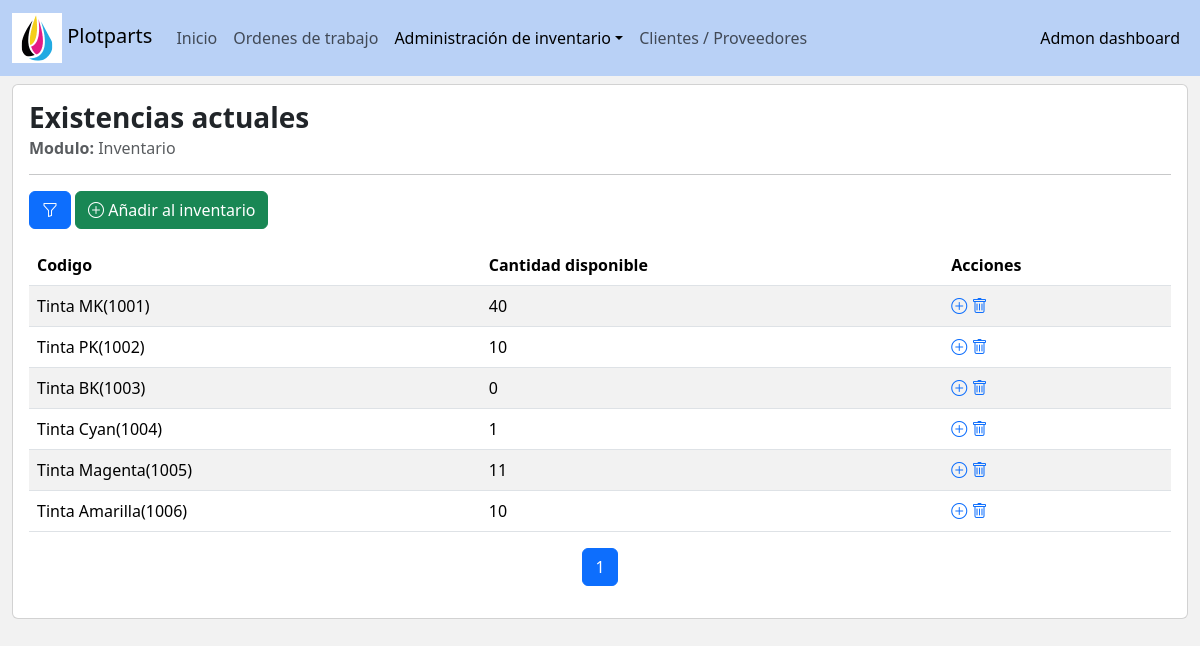
The app's page /inventory/grid/, older data.
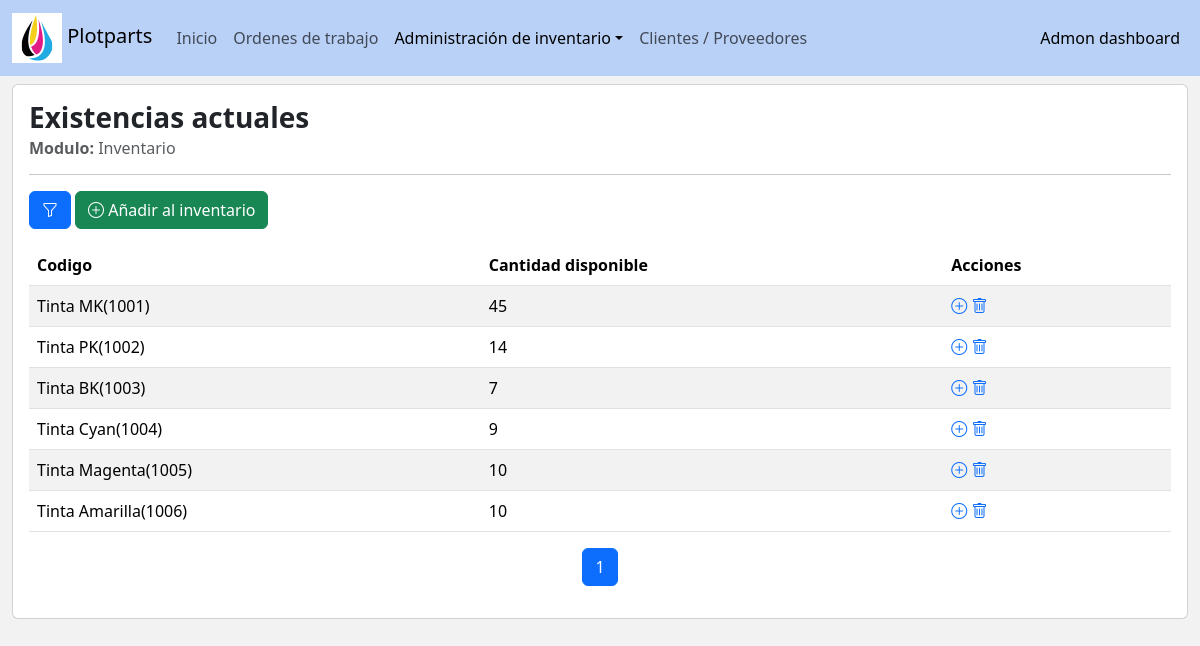
The same page, newer data.
### inventory/models.py (models this page shows, shortened)
class Inventory(models.Model):
    code = models.ForeignKey(verbose_name='Código', to=InventoryCodes, on_delete=models.PROTECT)
    available_quantity = models.IntegerField(verbose_name='Cantidad disponible', default=0, blank=True)
    extra_info = models.TextField(verbose_name='Información adicional')
    status = models.IntegerField(verbose_name='Estado',choices=Status.choices, default=Status.enable)
    createtime = models.DateTimeField(verbose_name='Fecha/hora de creación', auto_now_add=True)
    updatetime = models.DateTimeField(verbose_name='Fecha/hora de modificación', auto_now=True)
    class Meta:
        verbose_name = "Current stock"
        verbose_name_plural = "Current stocks"
        ordering = ['code']

class InventoryCodes(models.Model):
    class IntentoryType(models.IntegerChoices):
        spare_part = (1,'Repuesto')
        ink = (2,'Tinta')
        other = (3,'Otro')
        __empty__ = ('-- Tipo --')
    code = models.CharField(verbose_name='Código', max_length=50, unique=True)
    name = models.CharField(verbose_name='Nombre', max_length=100)
    type = models.IntegerField(verbose_name='Tipo', choices=IntentoryType)
    supplier = models.ForeignKey(to=Asset, verbose_name='Proovedor', on_delete = models.PROTECT)
    inbound_price = models.FloatField(verbose_name='Precio venta', default=0)
    outbound_price = models.FloatField(verbose_name='Precio compra', default=0)
    extra_info = models.TextField(verbose_name='Información adicional')
    status = models.IntegerField(verbose_name='Estado',choices=Status.choices, default=Status.enable)
    createtime = models.DateTimeField(verbose_name='Fecha/hora de creación', auto_now_add=True)
    updatetime = models.DateTimeField(verbose_name='Fecha/hora de modificación', auto_now=True)
    class Meta:
        verbose_name = "Code"
        verbose_name_plural = "Codes"
        ordering = ['code']
    def __str__(self):
        return f'{self.name}({self.code})'

### inventory/views.py (the view, shortened to what this page needs)
class InventoryListView(ListView):
    model = Inventory
    template_name = "inventory/inventory_grid.html"
    context_object_name = 'inventory'
    paginate_by = 10
    def get_context_data(self, **kwargs):
        context = super().get_context_data(**kwargs)
        context['InventoryFilterForm'] = InventoryFilterForm(self.request.GET)
        context['active_link'] = 'inventory'
        context['dropdown_menu'] = True
        return context
    def get_queryset(self):
        queryset = Inventory.objects.filter(status = 1)
        return queryset

### core/templatetags/utils.py (called while the page is built)
@register.filter(name='setValidationClass')
def setValidationClass(input):
    bootstrap_class = ''
    if input.help_text == 'filter_option':
        if input.errors:
            bootstrap_class = 'is-invalid'
    else:
        if (input.data != None) and (input.data != []) :
            if input.errors:
                bootstrap_class = 'is-invalid'
            else:
                bootstrap_class = 'is-valid'
    return input.as_widget(attrs={'class':'form-control '+ bootstrap_class})

### inventory/templates/inventory/inventory_grid.html (shortened to what this page needs)
{% extends 'base_adminv2.html' %}
{% load humanize %}
{% load utils %}
{% block body %}
    <div class='row'>
        <div class="col-lg-12">
            <div class="card">
                <div class="card-body">
                    <h3 class='card-title'><strong>Existencias actuales</strong></h3>
                    <h6 class="card-subtitle mb-2 text-muted"> <strong>Modulo:</strong> Inventario</h6>
                    <hr>
                    <div class="col-lg-12">
                        <p class="d-inline-flex gap-1">
                            <button class="btn btn-primary" type="button" data-bs-toggle="collapse" data-bs-target="#filterBox" aria-expanded="false" aria-controls="filterBox" title="Filtrar"><i class="bi bi-funnel"></i></button>
                            <a href='{% url "inventory:create" %}' class="btn btn-success"><i class="bi bi-plus-circle"></i> Añadir al inventario</a>
                        </p>
                    </div>
                    <div class="col-lg-12">
                        <div class="table-responsive">
                            <table class="table table-striped table-hover">
                                <thead>
                                <tr>
                                    <th scope="col">Codigo</th>
                                    <th scope="col">Cantidad disponible</th>
                                    <th scope="col">Acciones</th>
                                </tr>
                                </thead>
                                <tbody>
                                    {% for item in inventory %}
                                        <tr>
                                            <td>{{item.code}}</td>
                                            <td>{{item.available_quantity}}</td>
                                            <td>
                                                <span><a href="{% url 'inventory:inventory_in' item.id %}" title='Añadir existencia'><i class="bi bi-plus-circle"></i></a></span>
                                                <span><a href="{% url 'inventory:delete' item.id %}" title='Eliminar'><i class="bi bi-trash"></i></a></span>
                                            </td>
                                        </tr>
                                    {% endfor %}
                                </tbody>
                            </table>
                        </div>
                    </div>
                    <div class="col-lg-12">
                        <nav aria-label="Page navigation example">
                            <ul class="pagination justify-content-center">
                                <li class="page-item active"><a class="page-link" href="?page={{page_obj.number}}">{{page_obj.number}}</a></li>
                            </ul>
                        </nav>
                    </div>
                </div>
            </div>
        </div>
    </div>
{% endblock body %}

Row changes from the older to the newer data that the page shows:
changed Inventory "Tinta MK(1001)": available_quantity "40" → "45"
changed Inventory "Tinta PK(1002)": available_quantity "10" → "14"
changed Inventory "Tinta BK(1003)": available_quantity "0" → "7"
changed Inventory "Tinta Cyan(1004)": available_quantity "1" → "9"
changed Inventory "Tinta Magenta(1005)": available_quantity "11" → "10"
